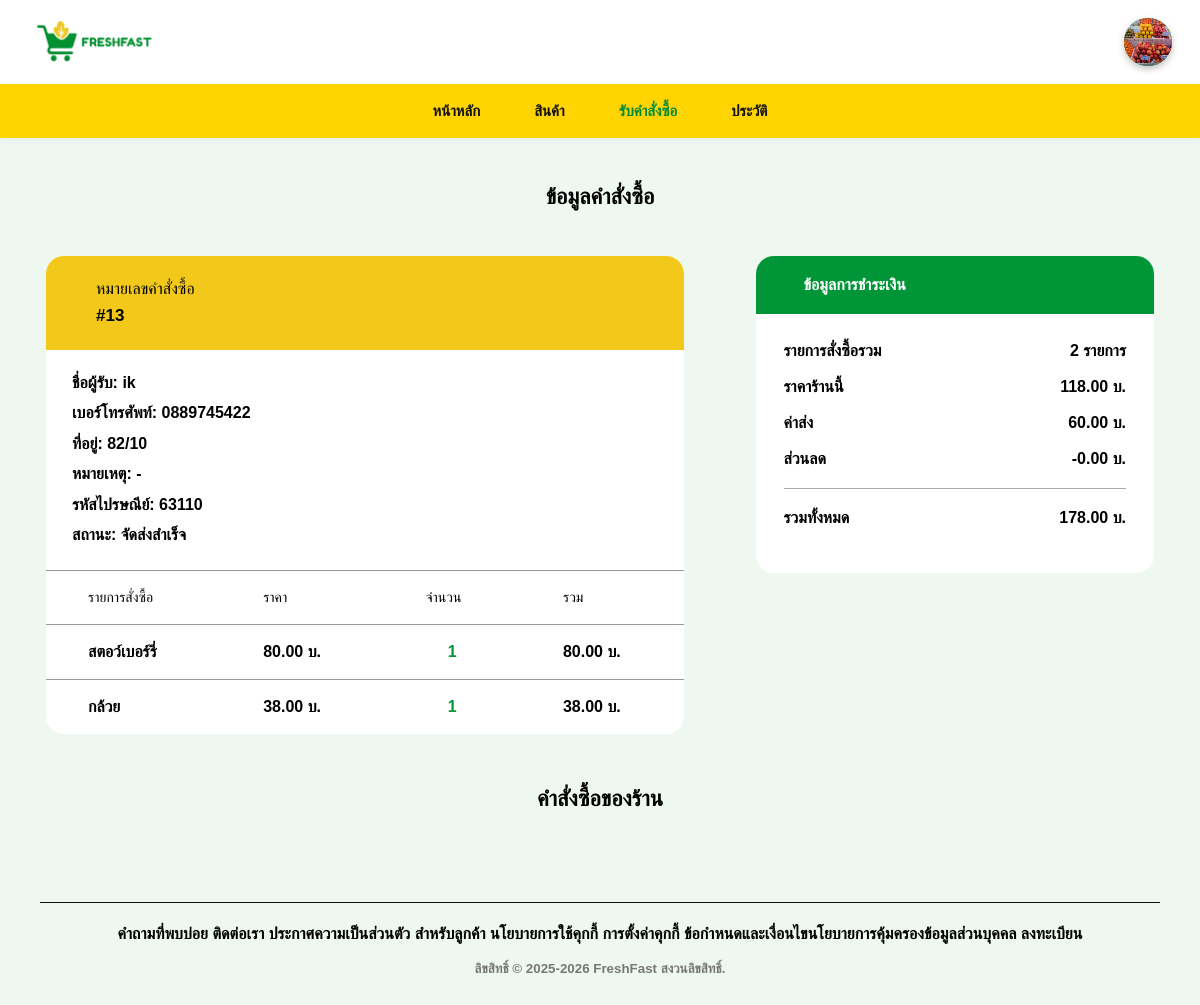
/shop_orders.php?order_id=13 (signed in), run on the app's committed database.
### tables this page shows
CREATE TABLE `shops` (
  `shop_id` int(11) NOT NULL,
  `shop_name` varchar(100) NOT NULL,
  `shop_type` varchar(100) DEFAULT NULL,
  `description` text DEFAULT NULL,
  `stall_number` varchar(20) DEFAULT NULL,
  `shop_image` varchar(255) DEFAULT NULL,
  `status` varchar(30) DEFAULT 'active',
  `owner_id` int(11) DEFAULT NULL,
  `shop_banner` varchar(255) DEFAULT NULL,
  `shop_address` text DEFAULT NULL,
  `shop_phone` varchar(30) DEFAULT NULL,
  `shop_email` varchar(150) DEFAULT NULL,
  `open_days` varchar(50) DEFAULT NULL,
  `open_time` time DEFAULT NULL,
  `close_time` time DEFAULT NULL,
  `auto_schedule` tinyint(1) DEFAULT 0
);

CREATE TABLE `orders` (
  `order_id` int(11) NOT NULL,
  `user_id` int(11) NOT NULL,
  `rider_id` int(11) DEFAULT NULL,
  `status` enum('pending','accepted','delivering','completed','cancelled') DEFAULT 'pending',
  `receiver_name` varchar(150) NOT NULL,
  `phone` varchar(20) NOT NULL,
  `postal_code` varchar(10) DEFAULT NULL,
  `note` text DEFAULT NULL,
  `delivery_address` varchar(255) DEFAULT NULL,
  `delivery_lat` decimal(10,8) DEFAULT NULL,
  `delivery_lng` decimal(11,8) DEFAULT NULL,
  `subtotal` decimal(10,2) NOT NULL DEFAULT 0.00,
  `delivery_fee` decimal(10,2) NOT NULL DEFAULT 60.00,
  `discount` decimal(10,2) NOT NULL DEFAULT 0.00,
  `total_amount` decimal(10,2) NOT NULL DEFAULT 0.00,
  `created_at` timestamp NOT NULL DEFAULT current_timestamp()
);

CREATE TABLE `order_items` (
  `order_item_id` int(11) NOT NULL,
  `order_id` int(11) NOT NULL,
  `product_id` int(11) NOT NULL,
  `product_name` varchar(150) NOT NULL,
  `quantity` int(11) DEFAULT 1,
  `price` decimal(10,2) DEFAULT NULL,
  `line_total` decimal(10,2) NOT NULL DEFAULT 0.00,
  `shop_name` varchar(150) DEFAULT NULL
);

### shop_orders.php (the view, shortened to what this page needs)
<?php
require_once "db.php";
function e($v) {
    return htmlspecialchars((string)$v, ENT_QUOTES, 'UTF-8');
}
function statusThai($status) {
    switch ($status) {
        case 'completed': return 'จัดส่งสำเร็จ';
    }
}
$shopId = $_SESSION['shop_id'] ?? 0;
$stmt = $conn->prepare("
    SELECT *
    FROM shops
    WHERE shop_id = ?
    LIMIT 1
");
$stmt->bind_param("i", $shopId);
$stmt->execute();
$shop = $stmt->get_result()->fetch_assoc();
$shopName = $shop['shop_name'];
$shopImage = "";
if (
    !empty($shop['shop_image']) &&
    file_exists($shop['shop_image'])
) {
    $shopImage = $shop['shop_image'];
}
$selectedOrderId = (int)($_GET['order_id'] ?? 0);
$selectedOrder = null;
$items = null;
if ($selectedOrderId > 0) {
    $stmt = $conn->prepare("
        SELECT
            o.order_id,
            o.receiver_name,
            o.phone,
            o.delivery_address,
            o.postal_code,
            o.note,
            o.status,
            o.subtotal,
            o.delivery_fee,
            o.discount,
            o.total_amount,
            o.created_at,
            SUM(oi.line_total) AS shop_total,
            COUNT(oi.order_item_id) AS item_count
        FROM orders o
        INNER JOIN order_items oi ON o.order_id = oi.order_id
        WHERE o.order_id = ?
        AND oi.shop_name = ?
        GROUP BY o.order_id
        LIMIT 1
    ");
    $stmt->bind_param("is", $selectedOrderId, $shopName);
    $stmt->execute();
    $selectedOrder = $stmt->get_result()->fetch_assoc();
    $stmt = $conn->prepare("
        SELECT *
        FROM order_items
        WHERE order_id = ?
        AND shop_name = ?
        ORDER BY order_item_id ASC
    ");
    $stmt->bind_param("is", $selectedOrderId, $shopName);
    $stmt->execute();
    $items = $stmt->get_result();
}
?>
<!DOCTYPE html>
<html lang="th">
<head>
</head>
<body>
<header class="header">
    <div class="logo">
    <img src="assets/images/logo_ok.png" alt="FreshFast">
    </div>
    <div class="profile-menu">
        <button class="profile-btn" id="profileBtn">
        <?php if (!empty($shopImage)): ?>
            <img src="<?= e($shopImage) ?>?v=<?= time() ?>" alt="profile">
        <?php endif; ?>
        </button>
    </div>
</header>
<nav class="nav">
    <a href="shop_home.php">หน้าหลัก</a>
    <a href="shop_products.php">สินค้า</a>
    <a href="shop_orders.php" class="active">รับคำสั่งซื้อ</a>
    <a href="shop_sales_history.php">ประวัติ</a>
</nav>
<div class="page-title">ข้อมูลคำสั่งซื้อ</div>
<?php if (!$selectedOrder): ?>
<div class="empty">
    ยังไม่มีคำสั่งซื้อใหม่
</div>
<?php else: ?>
<section class="main-wrap">
    <div class="order-card">
        <div class="order-head">
            <p>หมายเลขคำสั่งซื้อ</p>
            <h2>#<?= e($selectedOrder['order_id']) ?></h2>
        </div>
        <div class="receiver">
            ชื่อผู้รับ: <?= e($selectedOrder['receiver_name']) ?><br>
            เบอร์โทรศัพท์: <?= e($selectedOrder['phone']) ?><br>
            ที่อยู่: <?= e($selectedOrder['delivery_address']) ?><br>
            หมายเหตุ: <?= e($selectedOrder['note'] ?: '-') ?><br>
            รหัสไปรษณีย์: <?= e($selectedOrder['postal_code'] ?: '-') ?><br>
            สถานะ: <?= e(statusThai($selectedOrder['status'])) ?>
        </div>
        <table class="order-table">
            <thead>
                <tr>
                    <th>รายการสั่งซื้อ</th>
                    <th>ราคา</th>
                    <th>จำนวน</th>
                    <th>รวม</th>
                </tr>
            </thead>
            <tbody>
            <?php while($item = $items->fetch_assoc()): ?>
                <tr>
                    <td><?= e($item['product_name']) ?></td>
                    <td><?= number_format((float)$item['price'], 2) ?> บ.</td>
                    <td class="qty"><?= number_format((int)$item['quantity']) ?></td>
                    <td><?= number_format((float)$item['line_total'], 2) ?> บ.</td>
                </tr>
            <?php endwhile; ?>
            </tbody>
        </table>
    </div>
    <div>
        <div class="payment-card">
            <div class="payment-head">ข้อมูลการชำระเงิน</div>
            <div class="payment-body">
                <div class="pay-row">
                    <span>รายการสั่งซื้อรวม</span>
                    <span><?= number_format((int)$selectedOrder['item_count']) ?> รายการ</span>
                </div>
                <div class="pay-row">
                    <span>ราคาร้านนี้</span>
                    <span><?= number_format((float)$selectedOrder['shop_total'], 2) ?> บ.</span>
                </div>
                <div class="pay-row">
                    <span>ค่าส่ง</span>
                    <span><?= number_format((float)$selectedOrder['delivery_fee'], 2) ?> บ.</span>
                </div>
                <div class="pay-row">
                    <span>ส่วนลด</span>
                    <span>-<?= number_format((float)$selectedOrder['discount'], 2) ?> บ.</span>
                </div>
                <div class="line"></div>
                <div class="pay-row">
                    <span>รวมทั้งหมด</span>
                    <span><?= number_format((float)$selectedOrder['total_amount'], 2) ?> บ.</span>
                </div>
            </div>
        </div>
    </div>
</section>
<section class="list-zone">
    <div class="list-title">คำสั่งซื้อของร้าน</div>
</section>
<?php endif; ?>
<footer class="footer">
    <div class="footer-line">
        คำถามที่พบบ่อย ติดต่อเรา ประกาศความเป็นส่วนตัว สำหรับลูกค้า นโยบายการใช้คุกกี้
        การตั้งค่าคุกกี้ ข้อกำหนดและเงื่อนไขนโยบายการคุ้มครองข้อมูลส่วนบุคคล ลงทะเบียน
        <small>ลิขสิทธิ์ © 2025-2026 FreshFast สงวนลิขสิทธิ์.</small>
    </div>
</footer>
</body>
</html>

### shop_orders.php (style rules this page uses)
* { box-sizing:border-box; font-family:Arial,sans-serif; }
body { margin:0; background:#eef7f0; color:#000; }
.header { height:84px; background:#fff; display:flex; align-items:center; justify-content:space-between; padding:0 28px; box-shadow:0 2px 10px rgba(0,0,0,.04); }
.logo img { height:54px; display:block; }
.profile-menu { position:relative; }
.profile-btn { width:48px; height:48px; border:none; padding:0; border-radius:50%; overflow:hidden; cursor:pointer; background:none; box-shadow:0 4px 12px rgba(0,0,0,.15); }
.profile-btn img { width:100%; height:100%; object-fit:cover; }
.nav { height:54px; background:#ffd400; display:flex; align-items:center; justify-content:center; gap:54px; box-shadow:0 2px 6px rgba(0,0,0,.04); }
.nav a { text-decoration:none; color:#111; font-weight:700; font-size:15px; transition:.2s; }
.nav a.active { color:#008c3a; }
.logo { display:flex;align-items:center;gap:10px;color:#008c3a;font-size:18px;font-weight:700 }
.profile-btn { width:48px;height:48px;border-radius:50%;background:#009536;color:white;display:grid;place-items:center;font-size:28px;text-decoration:none;box-shadow:0 3px 7px rgba(0,0,0,.25) }
.nav a.active { color:#008c3a }
.page-title { text-align:center;font-size:22px;font-weight:700;margin:46px 0 }
.main-wrap { display:grid;grid-template-columns:1.6fr 1fr;gap:72px;padding:0 46px 52px }
.order-card { background:#fff;border-radius:18px;overflow:hidden }
.order-head { background:#f2c91b;padding:24px 50px }
.order-head p { margin:0 0 8px;font-weight:500 }
.order-head h2 { margin:0;font-size:17px }
.receiver { padding:18px 26px 8px;font-weight:700;line-height:1.9 }
.order-table { width:100%;border-collapse:collapse;margin-top:12px }
.order-table th,.order-table td { padding:18px 42px;border-top:1px solid #999;text-align:left;font-weight:700 }
.order-table th { font-size:14px;font-weight:500 }
.order-table .qty { color:#009536;text-align:center }
.payment-card { background:#fff;border-radius:18px;overflow:hidden;height:max-content }
.payment-head { background:#009536;color:white;padding:20px 48px;font-weight:700 }
.payment-body { padding:28px 28px }
.pay-row { display:flex;justify-content:space-between;margin-bottom:18px;font-weight:700 }
.line { border-top:1px solid #aaa;margin:20px 0 }
.list-zone { padding:0 46px 50px }
.list-title { text-align:center;font-size:22px;font-weight:700;margin-bottom:20px }
.footer { padding:20px 40px 40px;text-align:center;font-weight:700 }
.footer-line { border-top:1px solid #111;padding-top:22px }
.footer small { display:block;margin-top:18px;color:#777 }

### data on the page
shops: shop_image (picture)
orders: order_id "13", receiver_name "ik", phone "0889745422", delivery_address "82/10", note "-", postal_code "63110", status "จัดส่งสำเร็จ", delivery_fee "60.00", discount "0.00", total_amount "178.00"
order_items: product_name "สตอว์เบอร์รี่", price "80.00", quantity "1", line_total "80.00"
order_items: product_name "กล้วย", price "38.00", quantity "1", line_total "38.00"

### other printed values
$selectedOrder['item_count'] "2"
$selectedOrder['shop_total'] "118.00"
